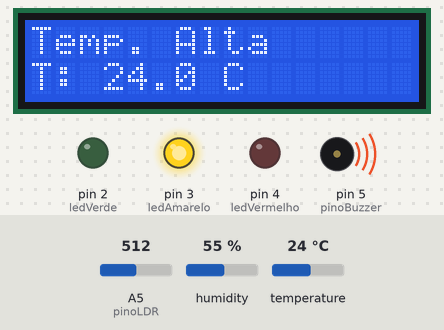
The sketch below on a simulated Arduino Uno, built with avr-gcc and run on an emulated ATmega328P. On the bench: 16×2 character LCD, output pins drawn as LEDs (lit = HIGH), buzzer (waves = sounding). The inputs (shaded band) are chosen by the test bench; at power-on: temperature 24 °C, A5 (pinoLDR) = 512, humidity 55 %. What the sketch prints to the serial monitor is not drawn.

Above: at 7.1 s.
7.2 s: temperature set to 15.6 °C
At 12.3 s:
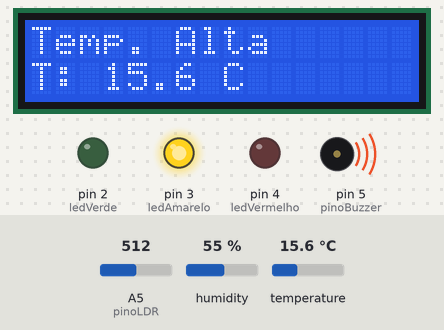
13.0 s: temperature set to 14.6 °C
At 17.3 s:
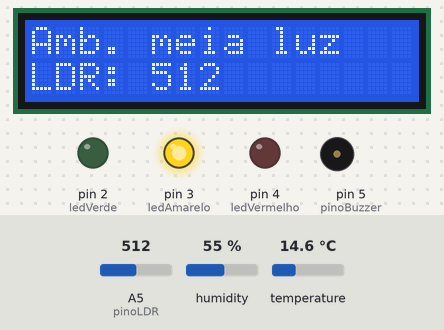
23.0 s: A5 (pinoLDR) set to 651
At 27.4 s:
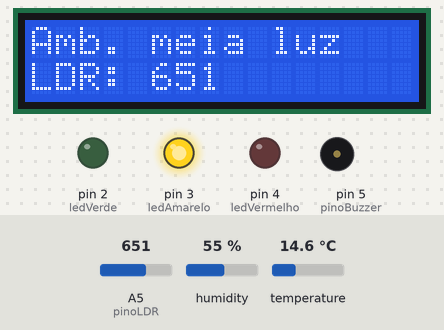
33.0 s: A5 (pinoLDR) set to 680
At 37.4 s:
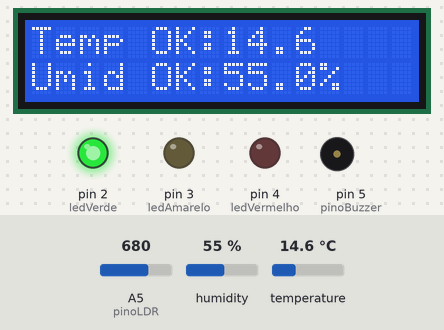
43.0 s: humidity set to 51 %
At 47.4 s:
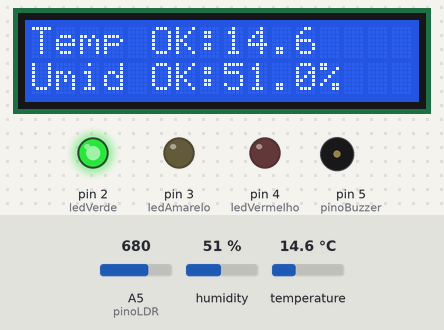
53.0 s: humidity set to 48 %
At 57.4 s:
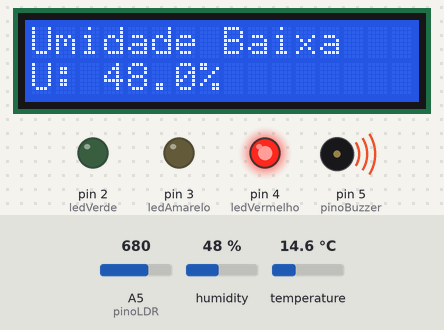
Timing chart, 0 to 58.9 s (numbered marks = the images above; inputs shaded):
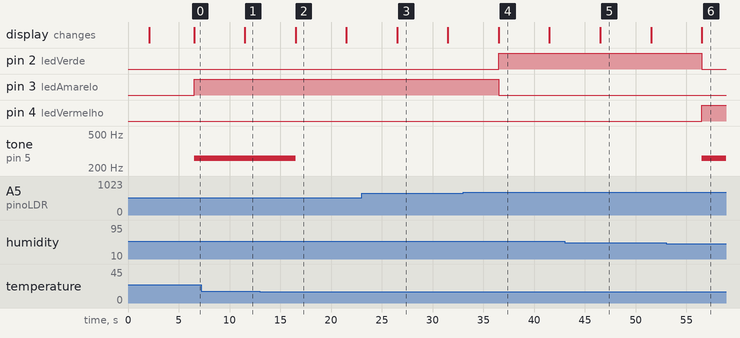

The sketch:

alarme_residencial.ino
```cpp
/*
  CHECKPOINT 02 - Edge Computing

  Állex Augusto de Souza Brandão - RM571383
  Enzo Ribeiro Abreu - RM572995
  Erick Nathan Capito Pereira - RM573635
  Henrique Caruso Bueno - RM570591
  Murilo Vasconcelos Gomes - RM570941
*/

#include <LiquidCrystal.h>
#include <DHT.h>

LiquidCrystal lcd(13, 11, 9, 8, 7, 6);

int pinoLDR = A5;
int ledVerde = 2;
int ledAmarelo = 3;
int ledVermelho = 4;
int pinoBuzzer = 5;

int pinoDHT = 10;
int tipoDHT = DHT22;

DHT dht(pinoDHT, tipoDHT);

float tempMin = 10.0;
float tempMax = 15.0;

float umidMin = 50.0;
float umidMax = 70.0;

int limiteMuitoClaro = 335;
int limiteMeiaLuz = 670;

int quantidadeLeituras = 5; // Quantidade de leituras para calcular uma media de sensores

unsigned long ultimoTempo = 0;
unsigned long intervaloLeitura = 5000;

int telaAtual = 0; // Usado para alternar as informacoes no LCD

void setup() {
  pinMode(pinoLDR, INPUT);

  pinMode(ledVerde, OUTPUT);
  pinMode(ledAmarelo, OUTPUT);
  pinMode(ledVermelho, OUTPUT);
  pinMode(pinoBuzzer, OUTPUT);

  Serial.begin(9600);

  lcd.begin(16, 2);
  dht.begin();

  lcd.clear();
  lcd.setCursor(0, 0);
  lcd.print("Mansur Pixels");
  lcd.setCursor(0, 1);
  lcd.print("Iniciando...");
  delay(2000);
  lcd.clear();
}

void loop() {
  unsigned long tempoAtual = millis(); // unsigned para não pegar valores negativos

  if (tempoAtual - ultimoTempo >= intervaloLeitura) {

    ultimoTempo = tempoAtual;

    float mediaLDR = lerMediaLDR();
    float mediaTemperatura = lerMediaTemperatura();
    float mediaUmidade = lerMediaUmidade();

    Serial.print("Media LDR: ");
    Serial.println(mediaLDR);

    Serial.print("Media Temperatura: ");
    Serial.println(mediaTemperatura);

    Serial.print("Media Umidade: ");
    Serial.println(mediaUmidade);

    atualizarSistema(mediaLDR,
                    mediaTemperatura,
                    mediaUmidade);
  }
}

float lerMediaLDR() {

  float soma = 0;

  for (int i = 0; i < quantidadeLeituras; i++) {
    soma += analogRead(pinoLDR);
    delay(100);
  }

  return soma / quantidadeLeituras;
}

float lerMediaTemperatura() {
  float soma = 0;
  int leiturasValidas = 0;

  for (int i = 0; i < quantidadeLeituras; i++) {
    float temperatura = dht.readTemperature();

    if (!isnan(temperatura)) {
      soma += temperatura;
      leiturasValidas++;
    }

    delay(100);
  }

  if (leiturasValidas == 0) {
    return -999;
  }

  return soma / leiturasValidas;
}

float lerMediaUmidade() {
  float soma = 0;
  int leiturasValidas = 0;

  for (int i = 0; i < quantidadeLeituras; i++) {
    float umidade = dht.readHumidity();

    if (!isnan(umidade)) {
      soma += umidade;
      leiturasValidas++;
    }

    delay(100);
  }

  if (leiturasValidas == 0) {
    return -999;
  }

  return soma / leiturasValidas;
}

void atualizarSistema(float ldr, float temperatura, float umidade) {
  apagarTudo();

  lcd.clear();

  bool temperaturaInvalida = temperatura == -999;
  bool umidadeInvalida = umidade == -999;

  if (temperaturaInvalida || umidadeInvalida) {
    ligarLed(ledVermelho);
    ligarBuzzer();

    lcd.setCursor(0, 0);
    lcd.print("Erro sensor");
    lcd.setCursor(0, 1);
    lcd.print("Verifique DHT");
    return;
  }

  bool tempBaixa = temperatura < tempMin;
  bool tempAlta = temperatura > tempMax;
  bool tempOk = temperatura >= tempMin && temperatura <= tempMax;

  bool umidBaixa = umidade < umidMin;
  bool umidAlta = umidade > umidMax;
  bool umidOk = umidade >= umidMin && umidade <= umidMax;

  bool ambienteMuitoClaro = ldr < limiteMuitoClaro;
  bool ambienteMeiaLuz = ldr >= limiteMuitoClaro && ldr < limiteMeiaLuz;
  bool ambienteEscuro = ldr >= limiteMeiaLuz;

  bool alertaTemperatura = tempAlta || tempBaixa;
  bool alertaUmidade = umidAlta || umidBaixa;
  bool alertaLuminosidade = ambienteMuitoClaro;

  // Prioridade 1: Umidade fora da faixa
  if (umidAlta) {
    ligarLed(ledVermelho);
    ligarBuzzer();

    lcd.setCursor(0, 0);
    lcd.print("Umidade Alta");
    lcd.setCursor(0, 1);

    if (alertaTemperatura || alertaLuminosidade) {
      lcd.print("Outros alertas");
    } else {
      lcd.print("U: ");
      lcd.print(umidade, 1);
      lcd.print("%");
    }

    return;
  }

  if (umidBaixa) {
    ligarLed(ledVermelho);
    ligarBuzzer();

    lcd.setCursor(0, 0);
    lcd.print("Umidade Baixa");
    lcd.setCursor(0, 1);

    if (alertaTemperatura || alertaLuminosidade) {
      lcd.print("Outros alertas");
    } else {
      lcd.print("U: ");
      lcd.print(umidade, 1);
      lcd.print("%");
    }

    return;
  }

  // Prioridade 2: Temperatura fora da faixa
  if (tempAlta) {
    ligarLed(ledAmarelo);
    ligarBuzzer();

    lcd.setCursor(0, 0);
    lcd.print("Temp. Alta");
    lcd.setCursor(0, 1);

    if (alertaUmidade || alertaLuminosidade) {
      lcd.print("Outros alertas");
    } else {
      lcd.print("T: ");
      lcd.print(temperatura, 1);
      lcd.print(" C");
    }

    return;
  }

  if (tempBaixa) {
    ligarLed(ledAmarelo);
    ligarBuzzer();

    lcd.setCursor(0, 0);
    lcd.print("Temp. Baixa");
    lcd.setCursor(0, 1);

    if (alertaUmidade || alertaLuminosidade) {
      lcd.print("Outros alertas");
    } else {
      lcd.print("T: ");
      lcd.print(temperatura, 1);
      lcd.print(" C");
    }

    return;
  }

  // Prioridade 3: Ambiente muito claro
  if (ambienteMuitoClaro) {
    ligarLed(ledVermelho);
    ligarBuzzer();

    lcd.setCursor(0, 0);
    lcd.print("Amb. muito claro");
    lcd.setCursor(0, 1);
    lcd.print("LDR: ");
    lcd.print(ldr, 0);
    return;
  }

  // Prioridade 4: Ambiente a meia luz
  if (ambienteMeiaLuz) {
    ligarLed(ledAmarelo);

    lcd.setCursor(0, 0);

    if (telaAtual == 0) {
      lcd.print("Amb. meia luz");
      lcd.setCursor(0, 1);
      lcd.print("LDR: ");
      lcd.print(ldr, 0);
    } else {
      lcd.print("T:");
      lcd.print(temperatura, 1);
      lcd.print("C OK");
      lcd.setCursor(0, 1);
      lcd.print("U:");
      lcd.print(umidade, 1);
      lcd.print("% OK");
    }

    telaAtual = (telaAtual + 1) % 2;
    return;
  }

  // Prioridade 5: Ambiente escuro
  if (ambienteEscuro) {
    ligarLed(ledVerde);

    lcd.setCursor(0, 0);

    if (telaAtual == 0) {
      lcd.print("Temp OK:");
      lcd.print(temperatura, 1);
      lcd.setCursor(0, 1);
      lcd.print("Umid OK:");
      lcd.print(umidade, 1);
      lcd.print("%");
    } else {
      lcd.print("Ambiente escuro");
      lcd.setCursor(0, 1);
      lcd.print("LDR: ");
      lcd.print(ldr, 0);
    }

    telaAtual = (telaAtual + 1) % 2;
    return;
  }


  if (tempOk && umidOk) {
    ligarLed(ledVerde);

    lcd.setCursor(0, 0);
    lcd.print("Temperatura OK");
    lcd.setCursor(0, 1);
    lcd.print("Umidade OK");
  }
}

void apagarTudo() {
  digitalWrite(ledVerde, LOW);
  digitalWrite(ledAmarelo, LOW);
  digitalWrite(ledVermelho, LOW);
  noTone(pinoBuzzer);
}

void ligarLed(int led) {
  digitalWrite(led, HIGH);
}

void ligarBuzzer() {
  tone(pinoBuzzer, 261);
}
```

Measured:
- the behaviour switches between 15.1 and 15 °C on temperature (found by bisection; images 1 and 2)
- the behaviour switches between 669 and 670 on A5 (pinoLDR) (found by bisection; images 3 and 4)
- the behaviour switches between 50 and 49 % on humidity (found by bisection; images 5 and 6)
- after the input at 7.2 s, the display: changes after 4.3 s (image 1)
- after the input at 13.0 s, tone on pin 5 (pinoBuzzer): 261 Hz → silent after 3.5 s; the display: changes after 3.5 s (image 2)
- after the input at 23.0 s, the display: changes after 3.5 s (image 3)
- after the input at 33.0 s, pin 2 (ledVerde): LOW → HIGH after 3.5 s; pin 3 (ledAmarelo): HIGH → LOW after 3.5 s; the display: changes after 3.5 s (image 4)
- after the input at 43.0 s, the display: changes after 3.5 s (image 5)
- after the input at 53.0 s, pin 2 (ledVerde): HIGH → LOW after 3.5 s; pin 4 (ledVermelho): LOW → HIGH after 3.5 s; tone on pin 5 (pinoBuzzer): silent → 261 Hz after 3.5 s; the display: changes after 3.5 s (image 6)
